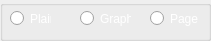
   <widget class="QGroupBox" name="groupBox_2">
    <property name="geometry">
     <rect>
      <x>1220</x>
      <y>840</y>
      <width>211</width>
      <height>41</height>
     </rect>
    </property>
    <property name="title">
     <string/>
    </property>
    <widget class="QRadioButton" name="plainRadioButton">
     <property name="geometry">
      <rect>
       <x>10</x>
       <y>10</y>
       <width>41</width>
       <height>17</height>
      </rect>
     </property>
     <property name="styleSheet">
      <string notr="true">color: rgb(255, 255, 255);</string>
     </property>
     <property name="text">
      <string>Plain</string>
     </property>
    </widget>
    <widget class="QRadioButton" name="graphRadioButton">
     <property name="geometry">
      <rect>
       <x>80</x>
       <y>10</y>
       <width>51</width>
       <height>17</height>
      </rect>
     </property>
     <property name="styleSheet">
      <string notr="true">color: rgb(255, 255, 255);</string>
     </property>
     <property name="text">
      <string>Graph</string>
     </property>
    </widget>
    <widget class="QRadioButton" name="pageRadioButton">
     <property name="geometry">
      <rect>
       <x>150</x>
       <y>10</y>
       <width>51</width>
       <height>17</height>
      </rect>
     </property>
     <property name="styleSheet">
      <string notr="true">color: rgb(255, 255, 255);</string>
     </property>
     <property name="text">
      <string>Page</string>
     </property>
    </widget>
   </widget>
